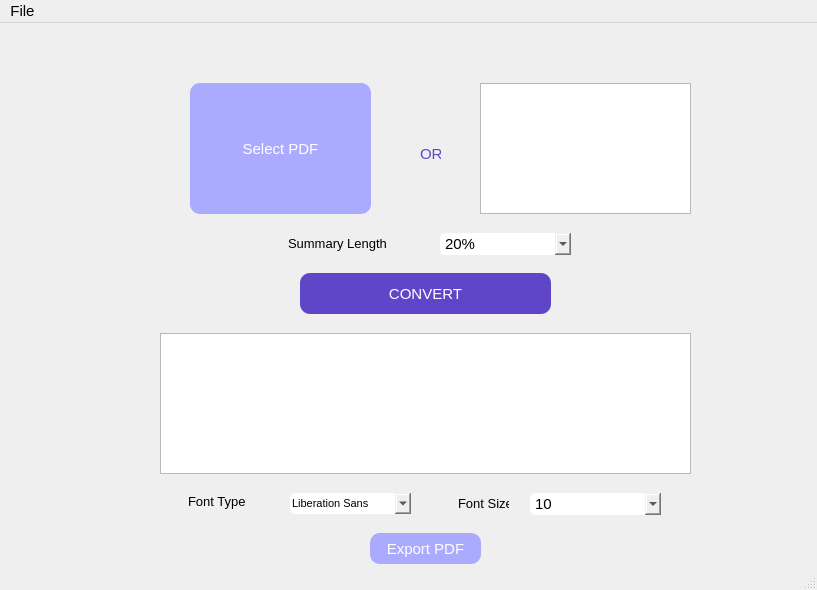
<?xml version="1.0" encoding="UTF-8"?>
<ui version="4.0">
 <class>MainWindow</class>
 <widget class="QMainWindow" name="MainWindow">
  <property name="geometry">
   <rect>
    <x>0</x>
    <y>0</y>
    <width>817</width>
    <height>590</height>
   </rect>
  </property>
  <property name="font">
   <font>
    <pointsize>11</pointsize>
    <bold>false</bold>
   </font>
  </property>
  <property name="windowTitle">
   <string>MainWindow</string>
  </property>
  <widget class="QWidget" name="centralwidget">
   <widget class="QPushButton" name="open_pdf">
    <property name="geometry">
     <rect>
      <x>190</x>
      <y>60</y>
      <width>181</width>
      <height>131</height>
     </rect>
    </property>
    <property name="styleSheet">
     <string notr="true">background: rgb(170, 170, 255);
font: 9pt &quot;Poppins&quot;;
color: white;
border-radius:10px;</string>
    </property>
    <property name="text">
     <string>Select PDF</string>
    </property>
    <property name="autoDefault">
     <bool>false</bool>
    </property>
    <property name="default">
     <bool>false</bool>
    </property>
   </widget>
   <widget class="QLabel" name="orLabel">
    <property name="geometry">
     <rect>
      <x>420</x>
      <y>120</y>
      <width>21</width>
      <height>21</height>
     </rect>
    </property>
    <property name="styleSheet">
     <string notr="true">color: rgb(95,70,200);
font: 9pt &quot;Poppins&quot;;</string>
    </property>
    <property name="text">
     <string>OR</string>
    </property>
   </widget>
   <widget class="QPushButton" name="exportPDFbutton">
    <property name="geometry">
     <rect>
      <x>370</x>
      <y>510</y>
      <width>111</width>
      <height>31</height>
     </rect>
    </property>
    <property name="styleSheet">
     <string notr="true">background-color: rgb(170, 170, 255);
font: 9pt &quot;Poppins&quot;;
color: white;
border-radius:10px;</string>
    </property>
    <property name="text">
     <string>Export PDF</string>
    </property>
   </widget>
   <widget class="QPushButton" name="convertButton">
    <property name="geometry">
     <rect>
      <x>300</x>
      <y>250</y>
      <width>251</width>
      <height>41</height>
     </rect>
    </property>
    <property name="styleSheet">
     <string notr="true">background-color: rgb(95,70,200);
font: 9pt &quot;Poppins&quot;;
color: white;
border-radius:10px;</string>
    </property>
    <property name="text">
     <string>CONVERT</string>
    </property>
   </widget>
   <widget class="QTextEdit" name="inputTextField">
    <property name="enabled">
     <bool>true</bool>
    </property>
    <property name="geometry">
     <rect>
      <x>480</x>
      <y>60</y>
      <width>211</width>
      <height>131</height>
     </rect>
    </property>
    <property name="autoFillBackground">
     <bool>false</bool>
    </property>
    <property name="styleSheet">
     <string notr="true"/>
    </property>
   </widget>
   <widget class="QTextEdit" name="outputTextField">
    <property name="geometry">
     <rect>
      <x>160</x>
      <y>310</y>
      <width>531</width>
      <height>141</height>
     </rect>
    </property>
   </widget>
   <widget class="QComboBox" name="summaryLength">
    <property name="geometry">
     <rect>
      <x>440</x>
      <y>210</y>
      <width>131</width>
      <height>22</height>
     </rect>
    </property>
    <property name="styleSheet">
     <string notr="true">font: 300 8pt &quot;Poppins&quot;;
border-radius: 5px;</string>
    </property>
    <item>
     <property name="text">
      <string>20%</string>
     </property>
    </item>
    <item>
     <property name="text">
      <string>50%</string>
     </property>
    </item>
    <item>
     <property name="text">
      <string>70%</string>
     </property>
    </item>
   </widget>
   <widget class="QFontComboBox" name="fontType">
    <property name="geometry">
     <rect>
      <x>290</x>
      <y>470</y>
      <width>121</width>
      <height>21</height>
     </rect>
    </property>
    <property name="font">
     <font>
      <pointsize>8</pointsize>
      <bold>false</bold>
     </font>
    </property>
    <property name="styleSheet">
     <string notr="true">
border-radius: 5px;</string>
    </property>
   </widget>
   <widget class="QComboBox" name="fontSize">
    <property name="geometry">
     <rect>
      <x>530</x>
      <y>470</y>
      <width>131</width>
      <height>22</height>
     </rect>
    </property>
    <property name="styleSheet">
     <string notr="true">font: 300 8pt &quot;Poppins&quot;;
border-radius: 5px;</string>
    </property>
    <item>
     <property name="text">
      <string>10</string>
     </property>
    </item>
    <item>
     <property name="text">
      <string>12</string>
     </property>
    </item>
    <item>
     <property name="text">
      <string>14</string>
     </property>
    </item>
    <item>
     <property name="text">
      <string>16</string>
     </property>
    </item>
   </widget>
   <widget class="QLabel" name="errorLabel">
    <property name="geometry">
     <rect>
      <x>170</x>
      <y>10</y>
      <width>511</width>
      <height>31</height>
     </rect>
    </property>
    <property name="font">
     <font>
      <pointsize>14</pointsize>
      <bold>true</bold>
     </font>
    </property>
    <property name="styleSheet">
     <string notr="true">color: rgb(224, 27, 36);</string>
    </property>
    <property name="text">
     <string/>
    </property>
    <property name="alignment">
     <set>Qt::AlignCenter</set>
    </property>
   </widget>
   <widget class="QLabel" name="lengthLabel">
    <property name="geometry">
     <rect>
      <x>288</x>
      <y>210</y>
      <width>101</width>
      <height>20</height>
     </rect>
    </property>
    <property name="font">
     <font>
      <pointsize>10</pointsize>
      <bold>false</bold>
     </font>
    </property>
    <property name="text">
     <string>Summary Length</string>
    </property>
   </widget>
   <widget class="QLabel" name="fontTypeLabel">
    <property name="geometry">
     <rect>
      <x>188</x>
      <y>470</y>
      <width>71</width>
      <height>16</height>
     </rect>
    </property>
    <property name="font">
     <font>
      <pointsize>10</pointsize>
      <bold>false</bold>
     </font>
    </property>
    <property name="text">
     <string>Font Type</string>
    </property>
   </widget>
   <widget class="QLabel" name="FontSizeLabel">
    <property name="geometry">
     <rect>
      <x>458</x>
      <y>470</y>
      <width>51</width>
      <height>20</height>
     </rect>
    </property>
    <property name="font">
     <font>
      <pointsize>10</pointsize>
      <bold>false</bold>
     </font>
    </property>
    <property name="text">
     <string>Font Size</string>
    </property>
   </widget>
  </widget>
  <widget class="QMenuBar" name="menubar">
   <property name="geometry">
    <rect>
     <x>0</x>
     <y>0</y>
     <width>817</width>
     <height>26</height>
    </rect>
   </property>
   <widget class="QMenu" name="menuFile">
    <property name="title">
     <string>File</string>
    </property>
    <addaction name="actionOpen"/>
    <addaction name="actionSave_Export"/>
   </widget>
   <addaction name="menuFile"/>
  </widget>
  <widget class="QStatusBar" name="statusbar"/>
  <action name="actionOpen">
   <property name="text">
    <string>Open</string>
   </property>
   <property name="statusTip">
    <string>open a pdf file or text file</string>
   </property>
   <property name="shortcut">
    <string>Ctrl+O</string>
   </property>
  </action>
  <action name="actionSave_Export">
   <property name="text">
    <string>Save/Export</string>
   </property>
   <property name="statusTip">
    <string>save the file</string>
   </property>
   <property name="shortcut">
    <string>Ctrl+S</string>
   </property>
  </action>
 </widget>
 <resources/>
 <connections/>
</ui>
